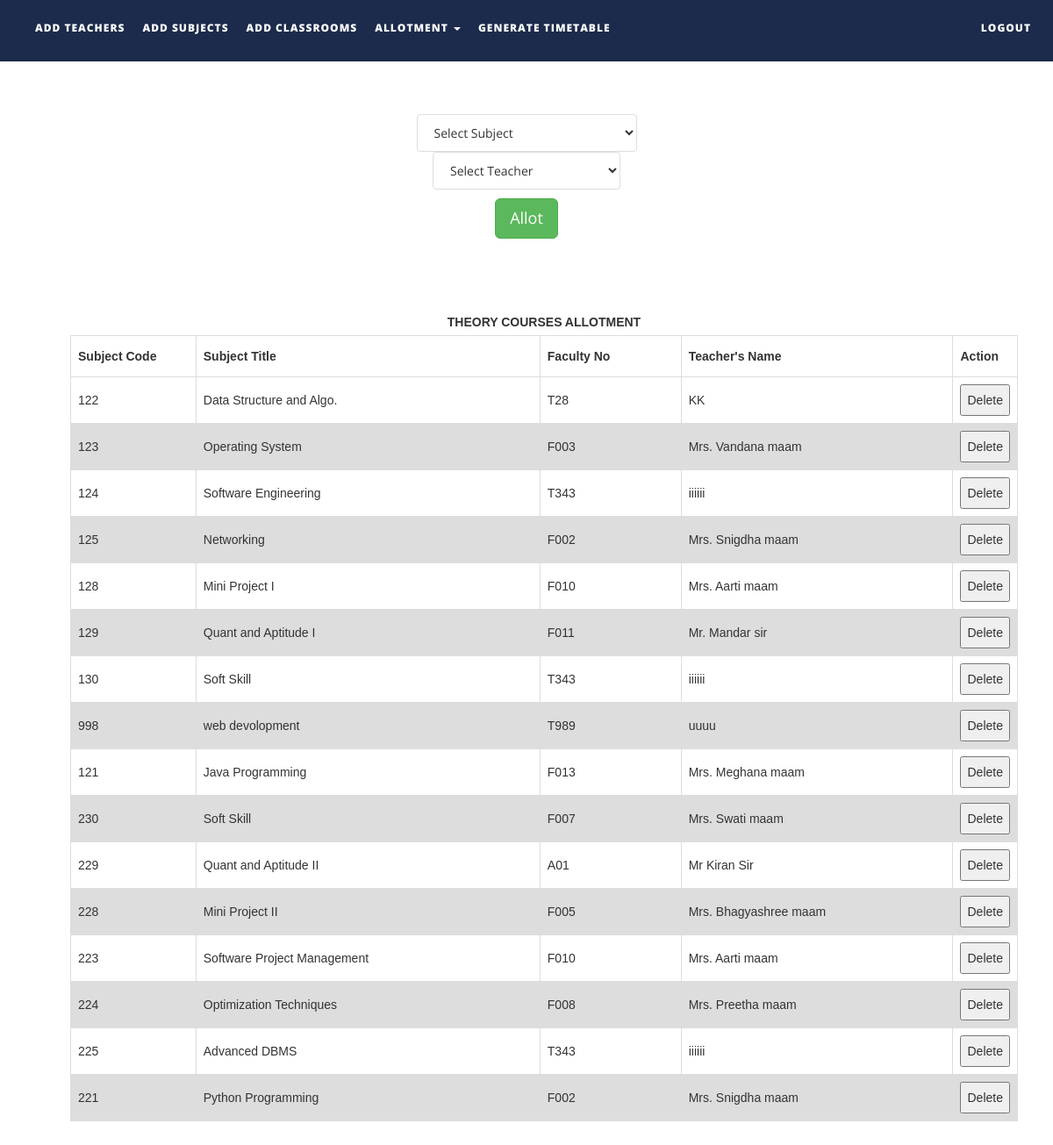
/files/allotsubjects.php, run on the app's committed database.
### tables this page shows
CREATE TABLE `subjects` (
  `subject_code` varchar(10) NOT NULL,
  `subject_name` varchar(50) NOT NULL,
  `course_type` varchar(15) NOT NULL,
  `semester` int(1) NOT NULL,
  `department` varchar(50) NOT NULL,
  `isAlloted` int(1) NOT NULL,
  `allotedto` text NOT NULL,
  `allotedto2` text NOT NULL,
  `allotedto3` text NOT NULL
);

CREATE TABLE `teachers` (
  `faculty_number` varchar(10) NOT NULL,
  `name` text NOT NULL,
  `alias` varchar(10) NOT NULL,
  `designation` varchar(30) NOT NULL,
  `contact_number` varchar(15) NOT NULL,
  `emailid` varchar(50) NOT NULL
);

### files/allotsubjects.php (the view, shortened to what this page needs)
<!DOCTYPE html>
<html xmlns="http://www.w3.org/1999/xhtml">
<head>
    <link href="assets/css/bootstrap.css" rel="stylesheet"/>
    <link href="assets/css/font-awesome.min.css" rel="stylesheet"/>
    <link href="assets/css/flexslider.css" rel="stylesheet"/>
    <link href="assets/css/style.css" rel="stylesheet"/>
</head>
<body>
<div class="navbar navbar-inverse navbar-fixed-top " id="menu">
    <div class="container">
        <div class="navbar-collapse collapse move-me">
            <ul class="nav navbar-nav navbar-left">
                <li><a href="addteachers.php">ADD TEACHERS</a></li>
                <li><a href="addsubjects.php">ADD SUBJECTS</a></li>
                <li><a href="addclassrooms.php">ADD CLASSROOMS</a></li>
                <li class="dropdown"><a class="dropdown-toggle" data-toggle="dropdown" aria-expanded="false">ALLOTMENT
                        <span class="caret"></span></a>
                </li>
                <li><a href="generatetimetable.php">GENERATE TIMETABLE</a></li>
            </ul>
            <ul class="nav navbar-nav navbar-right">
                <li><a href="index.php">LOGOUT</a></li>
            </ul>
        </div>
    </div>
</div>
<br>
<div align="center">
    <form action="allotmentFormvalidation.php" method="post" style="margin-top: 100px">
        <div style="margin-top: 5px">
            <select name="tobealloted" class="list-group-item">
                <?php
                $q = mysqli_query(mysqli_connect("localhost", "root", "", "ttms"),
                    "SELECT * FROM subjects");
                $row_count = mysqli_num_rows($q);
                if ($row_count) {
                    $mystring = '
         <option selected disabled>Select Subject</option>';
                    while ($row = mysqli_fetch_assoc($q)) {
                        if ($row['isAlloted'] == 1 || $row['course_type'] == "LAB")
                            continue;
                        $mystring .= '<option value="' . $row['subject_code'] . '">' . $row['subject_name'] . '</option>';
                    }
                    echo $mystring;
                }
                ?>
            </select>
        </div>
        <div>
            <select name="toalloted" class="list-group-item">
                <?php
                $q = mysqli_query(mysqli_connect("localhost", "root", "", "ttms"),
                    "SELECT * FROM teachers ");
                $row_count = mysqli_num_rows($q);
                if ($row_count) {
                    $mystring = '
         <option selected disabled>Select Teacher</option>';
                    while ($row = mysqli_fetch_assoc($q)) {
                        $mystring .= '<option value="' . $row['faculty_number'] . '">' . $row['name'] . '</option>';
                    }
                    echo $mystring;
                }
                ?>
            </select>
        </div>
        <div style="margin-top: 10px">
            <button type="submit" class="btn btn-success btn-lg">Allot</button>
        </div>
    </form>
</div>
<table id=allotedsubjectstable>
    <caption><strong>THEORY COURSES ALLOTMENT</strong></caption>
    <tr>
        <th width="150">Subject Code</th>
        <th width=420>Subject Title</th>
        <th width="170">Faculty No</th>
        <th width="330">Teacher's Name</th>
        <th width="40">Action</th>
    </tr>
    <tbody>
    <?php
    $q = mysqli_query(mysqli_connect("localhost", "root", "", "ttms"),
        "SELECT * FROM subjects ");
    while ($row = mysqli_fetch_assoc($q)) {
        if ($row['isAlloted'] == 0 || $row['course_type'] == 'LAB')
            continue;
        $teacher_id = $row['allotedto'];
        $t = mysqli_query(mysqli_connect("localhost", "root", "", "ttms"),
            "SELECT name FROM teachers WHERE faculty_number = '$teacher_id'");
        $trow = mysqli_fetch_assoc($t);
        echo "<tr><td>{$row['subject_code']}</td>
                    <td>{$row['subject_name']}</td>
                    <td>{$row['allotedto']}</td>
                    <td>{$trow['name']}</td>
                   <td>
                    <button>Delete</button></td>
                    </tr>\n";
    }
    ?>
    </tbody>
</table>
</body>
</html>

### files/assets/css/style.css (style rules this page uses)
#menu { background-color: rgba(28, 43, 75, 1); color: #fff; font-size: 12px; font-weight: 900; letter-spacing: 1px; min-height: 70px; }
.navbar-inverse { border-color: transparent; }
.navbar-inverse .navbar-nav > li > a, .navbar-inverse .navbar-nav > li > a:hover { color: #FFF; padding: 22px 10px; }

### files/allotsubjects.php (style rules this page uses)
table { margin-top: 80px; margin-bottom: 50px; font-family: arial, sans-serif; border-collapse: collapse; margin-left: 80px; width: 90%; }
td, th { border: 1px solid #dddddd; text-align: left; padding: 8px; }
tr:nth-child(even) { background-color: #dddddd; }

### data on the page
subjects: subject_code "122", subject_name "Data Structure and Algo.", allotedto "T28", teachers.name "KK"
subjects: subject_code "123", subject_name "Operating System", allotedto "F003", teachers.name "Mrs. Vandana maam"
subjects: subject_code "124", subject_name "Software Engineering", allotedto "T343", teachers.name "iiiiii"
subjects: subject_code "125", subject_name "Networking", allotedto "F002", teachers.name "Mrs. Snigdha maam"
subjects: subject_code "128", subject_name "Mini Project I", allotedto "F010", teachers.name "Mrs. Aarti maam"
subjects: subject_code "129", subject_name "Quant and Aptitude I", allotedto "F011", teachers.name "Mr. Mandar sir"
subjects: subject_code "130", subject_name "Soft Skill", allotedto "T343", teachers.name "iiiiii"
subjects: subject_code "998", subject_name "web devolopment", allotedto "T989", teachers.name "uuuu"
subjects: subject_code "121", subject_name "Java Programming", allotedto "F013", teachers.name "Mrs. Meghana maam"
subjects: subject_code "230", subject_name "Soft Skill", allotedto "F007", teachers.name "Mrs. Swati maam"
subjects: subject_code "229", subject_name "Quant and Aptitude II", allotedto "A01", teachers.name "Mr Kiran Sir"
subjects: subject_code "228", subject_name "Mini Project II", allotedto "F005", teachers.name "Mrs. Bhagyashree maam"
subjects: subject_code "223", subject_name "Software Project Management", allotedto "F010", teachers.name "Mrs. Aarti maam"
subjects: subject_code "224", subject_name "Optimization Techniques", allotedto "F008", teachers.name "Mrs. Preetha maam"
subjects: subject_code "225", subject_name "Advanced DBMS", allotedto "T343", teachers.name "iiiiii"
subjects: subject_code "221", subject_name "Python Programming", allotedto "F002", teachers.name "Mrs. Snigdha maam"
